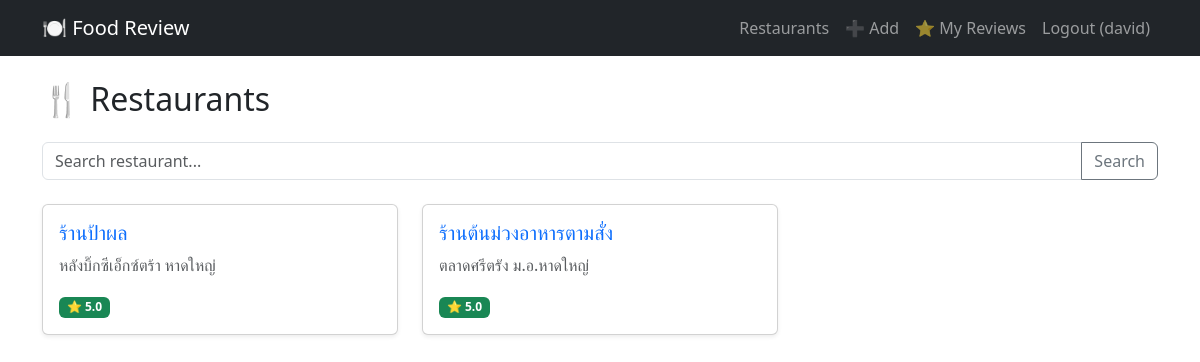
Screenshot of /restaurants (signed in) with the database file from the repository.
### app.py (models this page shows)
class Restaurant(db.Model):
    id = db.Column(db.Integer, primary_key=True)
    name = db.Column(db.String(100), nullable=False)
    location = db.Column(db.String(200))
    description = db.Column(db.Text)
    reviews = db.relationship(
        "Review",
        backref="restaurant",
        cascade="all, delete",
        lazy=True
    )
    def avg_rating(self):
        if not self.reviews:
            return None
        return round(sum(r.rating for r in self.reviews) / len(self.reviews), 1)

class Review(db.Model):
    id = db.Column(db.Integer, primary_key=True)
    rating = db.Column(db.Integer, nullable=False)
    restaurant_id = db.Column(
        db.Integer,
        db.ForeignKey("restaurant.id"),
        nullable=False
    )
    user_id = db.Column(
        db.Integer,
        db.ForeignKey("user.id"),
        nullable=False
    )

### app.py (the view)
@app.route("/restaurants")
def restaurants():
    keyword = request.args.get("q")
    if keyword:
        restaurants = Restaurant.query.filter(
            Restaurant.name.contains(keyword)
        ).all()
    else:
        restaurants = (
            Restaurant.query
            .outerjoin(Review)
            .group_by(Restaurant.id)
            .order_by(func.count(Review.id).desc())
            .all()
        )
    return render_template("restaurants.html", restaurants=restaurants)

### templates/restaurants.html (shortened to what this page needs)
{% extends "base.html" %}
{% block content %}
<h2 class="mb-4">🍴 Restaurants</h2>
<form method="get" class="mb-4">
    <div class="input-group">
        <input
            type="text"
            name="q"
            class="form-control"
            placeholder="Search restaurant..."
            value="{{ request.args.get('q','') }}"
        >
        <button class="btn btn-outline-secondary">Search</button>
    </div>
</form>
{% if restaurants %}
<div class="row">
{% for r in restaurants %}
    <div class="col-md-4 mb-4">
        <div class="card h-100 shadow-sm">
            <div class="card-body">
                <h5 class="card-title">
                    <a href="/restaurants/{{ r.id }}" class="text-decoration-none">
                        {{ r.name }}
                    </a>
                </h5>
                <p class="card-text text-muted">
                    {{ r.location }}
                </p>
                {% if r.avg_rating() %}
                    <span class="badge bg-success">
                        ⭐ {{ r.avg_rating() }}
                    </span>
                {% else %}
                    <span class="badge bg-secondary">
                        No ratings
                    </span>
                {% endif %}
            </div>
        </div>
    </div>
{% endfor %}
</div>
{% else %}
<p class="text-muted">No restaurants found.</p>
{% endif %}
{% endblock %}

### rows the page displays
Restaurant: name "ร้านป้าผล", location "หลังบิ๊กซีเอ็กซ์ตร้า หาดใหญ่", avg_rating "5.0"
Restaurant: name "ร้านต้นม่วงอาหารตามสั่ง", location "ตลาดศรีตรัง ม.อ.หาดใหญ่", avg_rating "5.0"

### other values shown
{{ session.get("username") }} "david"
